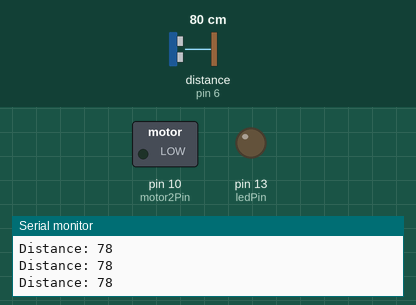
A sketch run on a simulated Arduino Uno, built with avr-gcc and run on an emulated ATmega328P. Parts: switched loads named in the sketch (green lamp = pin HIGH), output pins drawn as LEDs (lit = HIGH), the last lines printed to the serial monitor. Wiring (inferred from the names in the program): ultrasonic range finder: trigger pin 5; echo pin 6. Dashed ring = blinking. The inputs (shaded band) are chosen by the test bench; at power-on: distance to the obstacle (sensor on pin 6) 80 cm. The echo pulse lasts 58.3 µs per cm; pins used as bus, display or sensor lines are not drawn.

Above: at 1.2 s.
1.3 s: distance to the obstacle (sensor on pin 6) set to 33 cm
2.8 s: distance to the obstacle (sensor on pin 6) set to 26 cm
At 4.2 s:
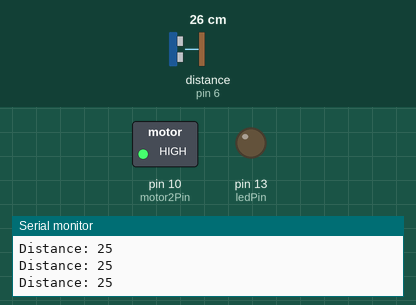
At 7.2 s:
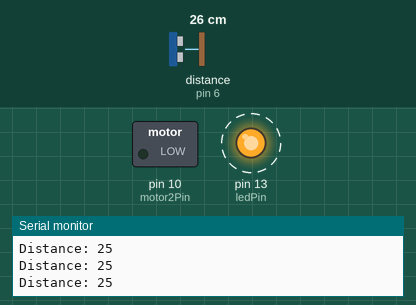
Timing chart, 0 to 10.9 s (numbered marks = the images above; inputs shaded):
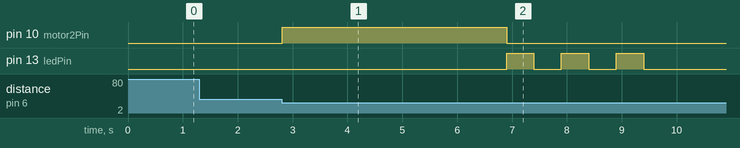

Measured:
- the behaviour switches between 31 and 30 cm on distance to the obstacle (sensor on pin 6) (found by bisection; images 0 and 1)
- after the input at 2.8 s, pin 10 (motor2Pin): LOW → HIGH at once, → LOW 4.1 s later; pin 13 (ledPin): alternates HIGH for 0.50 s and LOW for 0.50 s, 6 changes in all, then stays LOW, starting after 4.1 s

The sketch:

snow_roomba.ino
```cpp
/*     -----------------------------------------------------------
 *     |  Arduino Snoomba Code                                                          |
 *     |  based on example code: CIRC-03 .: Spin Motor Spin :. (Transistor and Motor)   |
 *     -----------------------------------------------------------
 *
 * The Arduinos pins are great for driving LEDs however if you hook
 * up something that requires more power you will quickly break them.
 * To control bigger items we need the help of a transistor.
 * Here we will use a transistor to control a small toy motor
 *
 *
 */

//int motor1Pin = 9;
int motor2Pin = 10;
int trigPin = 5;
int echoPin = 6;
int ledPin = 13;

unsigned long startTime = 0;
bool isMoving = false;


/*
 * setup() - this function runs once when you turn your Arduino on
 * We set the motors pin to be an output (turning the pin high (+5v) or low (ground) (-))
 * rather than an input (checking whether a pin is high or low)
 */
void setup()
{
 //pinMode(motor1Pin, OUTPUT);
 pinMode(motor2Pin, OUTPUT);

 pinMode(trigPin, OUTPUT);
 pinMode(echoPin, INPUT);
 pinMode(ledPin, OUTPUT);

 Serial.begin(9600);
}


/*
 * loop() - this function will start after setup finishes and then repeat
 * we call a function called motorOnThenOff()
 */

void loop()                     // run over and over again
{
  roomba();
 //motorOnThenOff();
 //motorOnThenOffWithSpeed();
 //motorAcceleration();
}

void roomba() {
  long duration, distance;

  // Send a pulse from the ultrasonic sensor
  digitalWrite(trigPin, LOW);
  delayMicroseconds(2);
  digitalWrite(trigPin, HIGH);
  delayMicroseconds(10);
  digitalWrite(trigPin, LOW);

  // Read the echo and calculate distance
  duration = pulseIn(echoPin, HIGH);
  distance = (duration * 0.034) / 2;

  Serial.print("Distance: ");
  Serial.println(distance);

  if (distance < 30 && !isMoving) { // If an obstacle is detected within 30 cm
    moveForward();
    isMoving = true;
    startTime = millis();
  } if (isMoving) {
    if (millis() - startTime >= 4000) { // 4 seconds to travel "length of driveway"
    stopMotors();
    isMoving = false;
    blinkLeds(3);
    delay(5000);  // wait 5 seconds before sensor starts detecting again
    }
  }

  delay(100);
}

// Function to move motor forward
void moveForward() {
  // digitalWrite(motor1Pin, HIGH);
  // digitalWrite(motor2Pin, HIGH);
  //analogWrite(motor1Pin, 255);
  analogWrite(motor2Pin, 255);
}

// Function to stop both motors
void stopMotors() {
  // digitalWrite(motor1Pin, LOW);
  // digitalWrite(motor2Pin, LOW);
  //analogWrite(motor1Pin, 0);
  analogWrite(motor2Pin, 0);
}

// blinks the led n times
void blinkLeds(int n) {
  for (int i = 0; i < n; i++) {
    digitalWrite(ledPin, HIGH);
    delay(500);
    digitalWrite(ledPin, LOW);
    delay(500);
  }
}

/*
 * motorOnThenOff() - turns motor on then off
 * (notice this code is identical to the code we used for
 * the blinking LED)
 */
void motorOnThenOff(){
  int onTime = 2500;  //the number of milliseconds for the motor to turn on for
  int offTime = 1000; //the number of milliseconds for the motor to turn off for

  //digitalWrite(motor1Pin, HIGH); // turns the motor On
  digitalWrite(motor2Pin, LOW);
  delay(onTime);                // waits for onTime milliseconds
  //digitalWrite(motor1Pin, LOW);  // turns the motor Off
  digitalWrite(motor2Pin, HIGH);
  delay(offTime);               // waits for offTime milliseconds
}

/*
 * motorOnThenOffWithSpeed() - turns motor on then off but uses speed values as well
 * (notice this code is identical to the code we used for
 * the blinking LED)
 */
void motorOnThenOffWithSpeed(){

  int onSpeed = 200;  // a number between 0 (stopped) and 255 (full speed)
  int onTime = 2500;  //the number of milliseconds for the motor to turn on for

  int offSpeed = 50;  // a number between 0 (stopped) and 255 (full speed)
  int offTime = 1000; //the number of milliseconds for the motor to turn off for

  //analogWrite(motor1Pin, onSpeed);   // turns the motor On
  delay(onTime);                    // waits for onTime milliseconds
  //analogWrite(motor1Pin, offSpeed);  // turns the motor Off
  delay(offTime);                   // waits for offTime milliseconds
}

/*
 * motorAcceleration() - accelerates the motor to full speed then
 * back down to zero
*/
void motorAcceleration(){
  int delayTime = 50; //milliseconds between each speed step

  //Accelerates the motor
  for(int i = 0; i < 256; i++){ //goes through each speed from 0 to 255
    //analogWrite(motor1Pin, i);   //sets the new speed
    delay(delayTime);           // waits for delayTime milliseconds
  }

  //Decelerates the motor
  for(int i = 255; i >= 0; i--){ //goes through each speed from 255 to 0
    //analogWrite(motor1Pin, i);   //sets the new speed
    delay(delayTime);           // waits for delayTime milliseconds
  }
}
```
